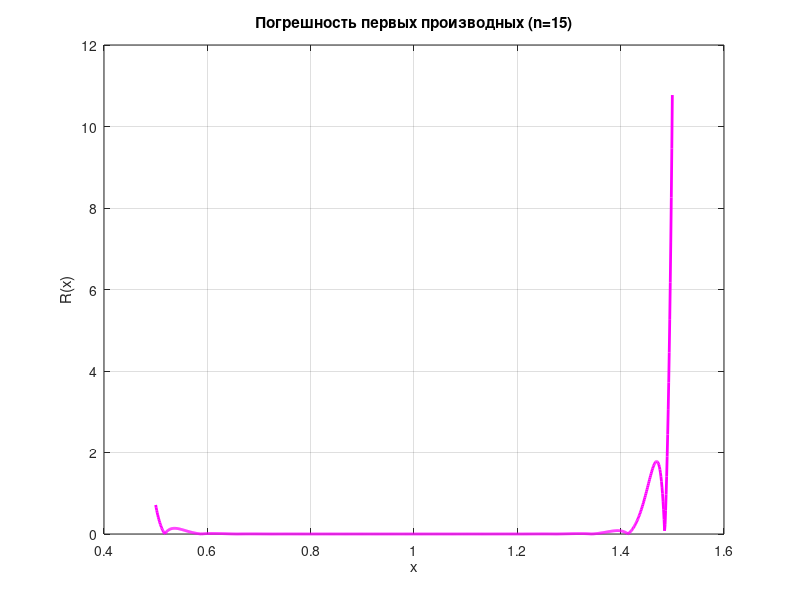
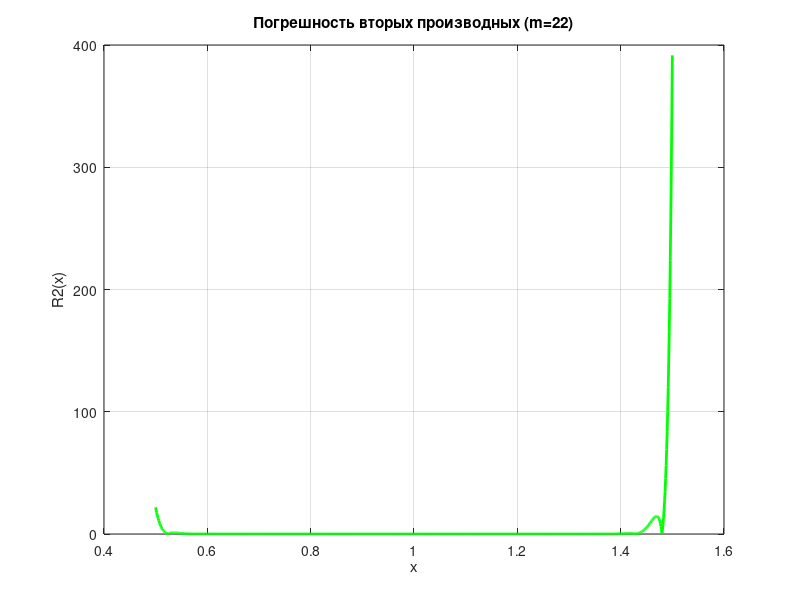

MATLAB code to generate these figures, in order:
fprintf('Задание 1\n');
% 1.1
f = @(x) tan(x);
a = 0.5;
b = 1.5;
n = 2;
m = 2;
epsilon = 1e-5;

function y = lagrange_poly(x, nodes, values)
    n = length(nodes);
    y = 0;
    for i = 1:n
        L = 1;
        for j = 1:n
            if j != i
                L = L * (x - nodes(j)) / (nodes(i) - nodes(j));
            end
        end
        y = y + values(i) * L;
    end
end

while true
    % 1.2
    nodes = linspace(a, b, n + 1);
    values = f(nodes);

    x_plot = linspace(a, b, 1000);
    f_plot = f(x_plot);
    L_plot = arrayfun(@(x) lagrange_poly(x, nodes, values), x_plot);

    % figure;
    % plot(x_plot, f_plot, 'b-', 'LineWidth', 2, 'DisplayName', 'tan(x)');
    % hold on;
    % plot(x_plot, L_plot, 'r--', 'LineWidth', 2, 'DisplayName', sprintf('L(x) при n=%d', n));
    % scatter(nodes, values, 100, 'k', 'filled', 'DisplayName', 'Узлы интерполяции');
    % xlabel('x'); ylabel('y');
    % title(sprintf('Интерполяция tan(x) (n=%d)', n));
    % legend('show'); grid on; hold off;

    % 1.3
    df = @(x) 1 ./ (cos(x).^2);
    h = 1e-5;
    dL = @(x) (lagrange_poly(x + h, nodes, values) - lagrange_poly(x - h, nodes, values)) / (2 * h);

    % 1.4
    x_mid = (a + b) / 2;
    R = abs(df(x_mid) - dL(x_mid));
    fprintf('n = %d,\tR = %.8f\n', n, R);

    % 1.5
    if R > epsilon
        n = n + 1;
    else
        % 1.6
        R_plot = arrayfun(@(x) abs(df(x) - dL(x)), x_plot);
        figure;
        plot(x_plot, R_plot, 'm-', 'LineWidth', 2);
        xlabel('x'); ylabel('R(x)');
        title(sprintf('Погрешность первых производных (n=%d)', n));
        grid on;
        fprintf('Точность первых производных достигнута при n = %d\n\n', n);
        break;
    end
end

while true
    nodes = linspace(a, b, m + 1);
    values = f(nodes);

    % 1.7
    d2f = @(x) 2 * sin(x) ./ (cos(x).^3);
    
    h = 1e-5;
    d2L = @(x) (lagrange_poly(x + h, nodes, values) - 2*lagrange_poly(x, nodes, values) + lagrange_poly(x - h, nodes, values)) / (h^2);

    % 1.8
    R2 = abs(d2f(x_mid) - d2L(x_mid));
    fprintf('m = %d,\tR2 = %.8f\n', m, R2);

    % 1.9
    if R2 > epsilon
        m = m + 1;
    else
        nodes = linspace(a, b, m);
        values = f(nodes);
        
        % 1.10
        R2_plot = arrayfun(@(x) abs(d2f(x) - d2L(x)), x_plot);
        figure;
        plot(x_plot, R2_plot, 'g-', 'LineWidth', 2);
        xlabel('x'); ylabel('R2(x)');
        title(sprintf('Погрешность вторых производных (m=%d)', m));
        grid on;
        fprintf('Точность вторых производных достигнута при m = %d\n\n', m);
        break;
    end
end

fprintf('Задание 2\n');
% 2.1
a = 0;
b = 1.5;
epsilon = 1e-5;

f = @(x) (2*x).^3 .* cos(x);

i = 0;
a_i = a;
b_i = b;
h_i = b_i - a_i;

function integral = SimpsonRule(f, a, b, h)
    integral = (h/6) * (f(a) + 4*f((a + b) / 2) + f(b));
end

total_integral = 0;

while true
    % 2.2
    I_h_i = SimpsonRule(f, a_i, b_i, h_i);
    
    % 2.3
    h_i_plus_1 = h_i / 2;

    % 2.4
    b_i_plus_1 = (a_i + b_i) / 2;

    I_h_i_plus_1 = (h_i_plus_1 / 6) * (f(a_i) + ...
        4*f(a_i + 0.5*h_i_plus_1) + ...
        2*f(a_i + h_i_plus_1) + ...
        4*f(b_i_plus_1) + ...
        f(b_i));

    % 2.5
    R_i = abs(I_h_i - I_h_i_plus_1) / 15;

    % 2.6
    if R_i > (epsilon * h_i) / (b - a)
        b_i = b_i_plus_1;
    else
        total_integral += I_h_i_plus_1;
        a_i = b_i_plus_1;
        b_i = b;
    end

    if a_i >= b_i
        break;
    end

    h_i = b_i - a_i;
end

fprintf("Значение интеграла: %d\n", total_integral);
